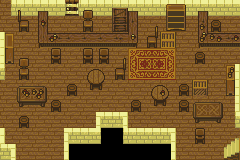

The image is a tile-based game level rendered from a .tmx file. Its description and complete source (layers, tilesets, objects, tile grids) follow:
An orthogonal 15x10 tile map with 16x16 px tiles, 1 tile layer (Tile Layer 1).

<map version="1.0" orientation="orthogonal" width="15" height="10" tilewidth="16" tileheight="16">
 <tileset firstgid="1" name="01000204" tilewidth="16" tileheight="16">
  <image source="01000204.png" trans="ffffff" />
 </tileset>
 <layer name="Tile Layer 1" width="15" height="10">
  <properties>
   <property name="Anims1" value="0" />
   <property name="Anims2" value="0" />
   <property name="ChapterID" value="Tavern" />
   <property name="Main" value="" />
   <property name="MapChangesID" value="0" />
   <property name="MapID" value="TavernMapID" />
   <property name="ObjectType" value="Tavern1OBJ" />
   <property name="PaletteID" value="Tavern1PAL" />
   <property name="TileConfig" value="TavernCONFIG" />
  </properties>
  <data>
  <tile gid="34" />
  <tile gid="13" />
  <tile gid="5" />
  <tile gid="7" />
  <tile gid="39" />
  <tile gid="44" />
  <tile gid="7" />
  <tile gid="272" />
  <tile gid="9" />
  <tile gid="7" />
  <tile gid="10" />
  <tile gid="11" />
  <tile gid="5" />
  <tile gid="7" />
  <tile gid="7" />
  <tile gid="129" />
  <tile gid="99" />
  <tile gid="202" />
  <tile gid="129" />
  <tile gid="129" />
  <tile gid="97" />
  <tile gid="129" />
  <tile gid="304" />
  <tile gid="41" />
  <tile gid="66" />
  <tile gid="42" />
  <tile gid="43" />
  <tile gid="170" />
  <tile gid="45" />
  <tile gid="129" />
  <tile gid="75" />
  <tile gid="129" />
  <tile gid="101" />
  <tile gid="235" />
  <tile gid="103" />
  <tile gid="103" />
  <tile gid="103" />
  <tile gid="104" />
  <tile gid="238" />
  <tile gid="98" />
  <tile gid="301" />
  <tile gid="129" />
  <tile gid="234" />
  <tile gid="236" />
  <tile gid="237" />
  <tile gid="107" />
  <tile gid="65" />
  <tile gid="129" />
  <tile gid="161" />
  <tile gid="129" />
  <tile gid="161" />
  <tile gid="161" />
  <tile gid="66" />
  <tile gid="325" />
  <tile gid="326" />
  <tile gid="327" />
  <tile gid="129" />
  <tile gid="45" />
  <tile gid="129" />
  <tile gid="129" />
  <tile gid="33" />
  <tile gid="97" />
  <tile gid="129" />
  <tile gid="129" />
  <tile gid="129" />
  <tile gid="130" />
  <tile gid="131" />
  <tile gid="98" />
  <tile gid="357" />
  <tile gid="358" />
  <tile gid="359" />
  <tile gid="129" />
  <tile gid="129" />
  <tile gid="129" />
  <tile gid="76" />
  <tile gid="129" />
  <tile gid="136" />
  <tile gid="137" />
  <tile gid="129" />
  <tile gid="45" />
  <tile gid="162" />
  <tile gid="163" />
  <tile gid="129" />
  <tile gid="129" />
  <tile gid="134" />
  <tile gid="135" />
  <tile gid="45" />
  <tile gid="267" />
  <tile gid="129" />
  <tile gid="108" />
  <tile gid="129" />
  <tile gid="168" />
  <tile gid="169" />
  <tile gid="45" />
  <tile gid="129" />
  <tile gid="129" />
  <tile gid="129" />
  <tile gid="129" />
  <tile gid="45" />
  <tile gid="166" />
  <tile gid="167" />
  <tile gid="45" />
  <tile gid="132" />
  <tile gid="133" />
  <tile gid="40" />
  <tile gid="129" />
  <tile gid="45" />
  <tile gid="129" />
  <tile gid="129" />
  <tile gid="129" />
  <tile gid="129" />
  <tile gid="6" />
  <tile gid="8" />
  <tile gid="129" />
  <tile gid="129" />
  <tile gid="129" />
  <tile gid="129" />
  <tile gid="164" />
  <tile gid="165" />
  <tile gid="34" />
  <tile gid="38" />
  <tile gid="129" />
  <tile gid="129" />
  <tile gid="129" />
  <tile gid="6" />
  <tile gid="7" />
  <tile gid="47" />
  <tile gid="15" />
  <tile gid="7" />
  <tile gid="7" />
  <tile gid="8" />
  <tile gid="129" />
  <tile gid="161" />
  <tile gid="129" />
  <tile gid="257" />
  <tile gid="8" />
  <tile gid="129" />
  <tile gid="129" />
  <tile gid="129" />
  <tile gid="14" />
  <tile gid="1" />
  <tile gid="1" />
  <tile gid="1" />
  <tile gid="1" />
  <tile gid="1" />
  <tile gid="46" />
  <tile gid="129" />
  <tile gid="129" />
  <tile gid="129" />
  <tile gid="289" />
  </data>
 </layer>
</map>
